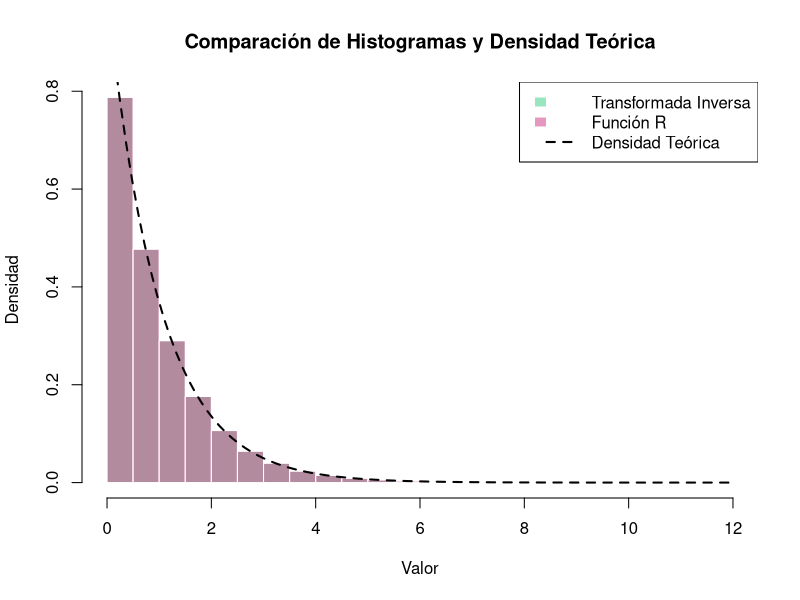

The R script that drew this image:
################################################################################
# Demografía - Licenciatura en Estadística                                     #
# Daniel Ciganda / Facundo Morini                                              # 
# Laboratorio: Simulación de tiempos a distintos eventos demográficos          # 
# 23 de Octubre de 2026                                                        #   
################################################################################

# El muestreo por transformada inversa es una técnica potente para generar
# números aleatorios a partir de una distribución de probabilidad deseada
# utilizando su función de distribución acumulada (CDF). 
# Los pasos para implementar este método son los siguientes:

# 1. Calcular la CDF F(x) de la distribución deseada.
# 2. Generar una muestra aleatoria U de la distribución uniforme U(0,1).
# 3. Encontrar X tal que F(X) = U, es decir, encontrar la CDF inversa F^-1(U).

# PDF de la distribución exponencial :
# lambda * exp(-lambda * x)

# CDF de la distribución exponencial:
# 1 - exp(-lambda * x)

# Inversa de la CDF de la distribución exponencial:
# -log(1 - u) / lambda

# Ejercicio: Crear una función para generar valores aleatorios de la
# distribución exponencial

generate_exponential <- function(n, lambda) {

}

# Testear la función:
lambda <- 1
n <- 10^6
samples <- 

# Comparar con la función de r
true_samples <- rexp(n, rate=lambda)

# Graficar
# Crear histogramas
hist(samples, breaks = 50, freq = FALSE, xlim = c(0, 12),
     main = "Comparación de Histogramas y Densidad Teórica",
     xlab = "Valor", ylab = "Densidad", col = rgb(0.2, 0.8, 0.5, 0.5),
     border = "white")
hist(true_samples, breaks = 50, freq = FALSE, xlim = c(0, 12),
     add = TRUE, col = rgb(0.8, 0.2, 0.5, 0.5), border = "white")

# Superponer la densidad teórica
curve(dexp(x, rate = lambda), from = 0, to = 12, add = TRUE,
      col = "black", lwd = 2, lty = 2)

legend("topright", legend = c("Transformada Inversa", "Función R",
                              "Densidad Teórica"),
       fill = c(rgb(0.2, 0.8, 0.5, 0.5), rgb(0.8, 0.2, 0.5, 0.5), NA),
       border = "white", lty = c(NA, NA, 2), lwd = c(NA, NA, 2),
       col = c(NA, NA, "black"))
